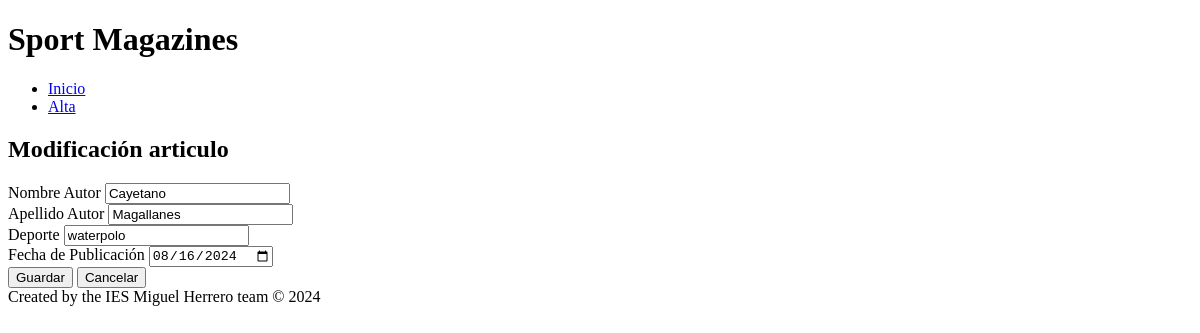
Page /edit.php?id=2 on the earlier database version.
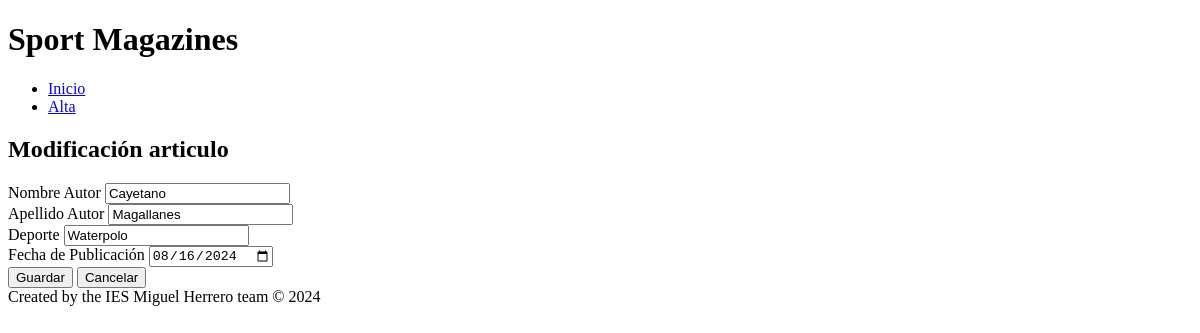
Same page on the later database version.
### tables this page shows
CREATE TABLE articulos (
  articulo_id INT UNSIGNED AUTO_INCREMENT PRIMARY KEY,
  apellido_autor VARCHAR(100) NOT NULL,
  nombre_autor VARCHAR(100) NOT NULL,
  deporte VARCHAR(100) NOT NULL,
  fecha_publicacion DATE NOT NULL
);

### src/edit.php (the view, shortened to what this page needs)
<?php
include_once("config.php");
?>
<!DOCTYPE html>
<html>
<head>
</head>
<body>
<div>
	<header>
		<h1>Sport Magazines</h1>
	</header>
	<main>
	<ul>
		<li><a href="index.php" >Inicio</a></li>
		<li><a href="add.html" >Alta</a></li>
	</ul>
	<h2>Modificación articulo</h2>
<?php
$articulo_id = $_GET['id'];
$articulo_id = $mysqli->real_escape_string($articulo_id);
$resultado = $mysqli->query("SELECT apellido_autor, nombre_autor, deporte, fecha_publicacion FROM articulos WHERE articulo_id = $articulo_id");
$fila = $resultado->fetch_array();
$nombre_autor = $fila['nombre_autor'];
$apellido_autor = $fila['apellido_autor'];
$deporte = $fila['deporte'];
$fecha_publicacion = $fila['fecha_publicacion'];
?>
    <form action="edit_action.php" method="post">
        <div>
            <label for="nombre_autor">Nombre Autor</label>
            <input type="text" name="nombre_autor" id="nombre_autor" value="<?php echo $nombre_autor;?>" required>
        </div>
        <div>
            <label for="apellido_autor">Apellido Autor</label>
            <input type="text" name="apellido_autor" id="apellido_autor" value="<?php echo $apellido_autor;?>" required>
        </div>
        <div>
            <label for="deporte">Deporte</label>
            <input type="text" name="deporte" id="deporte" value="<?php echo $deporte;?>" required>
        </div>
        <div>
            <label for="fecha_publicacion">Fecha de Publicación</label>
            <input type="date" name="fecha_publicacion" id="fecha_publicacion" value="<?php echo $fecha_publicacion;?>" required>
        </div>
        <div>
            <input type="submit" name="modifica" value="Guardar">
            <input type="button" value="Cancelar" onclick="location.href='index.php'">
        </div>
    </form>
    </main>
    <footer>
        Created by the IES Miguel Herrero team &copy; 2024
    </footer>
</div>
</body>
</html>

Differences in the rows shown:
changed articulos "Cayetano": deporte "waterpolo" → "Waterpolo"
